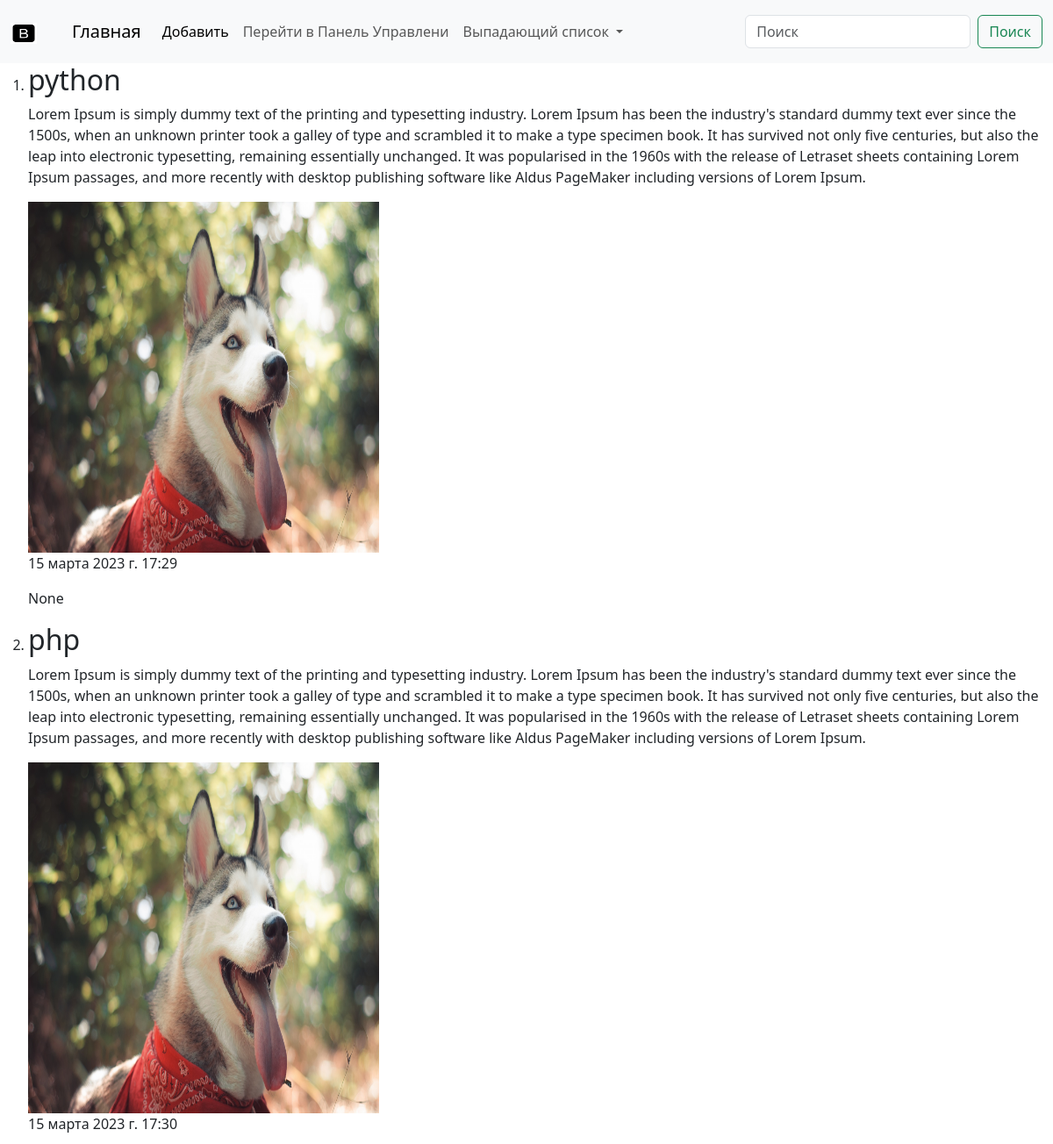
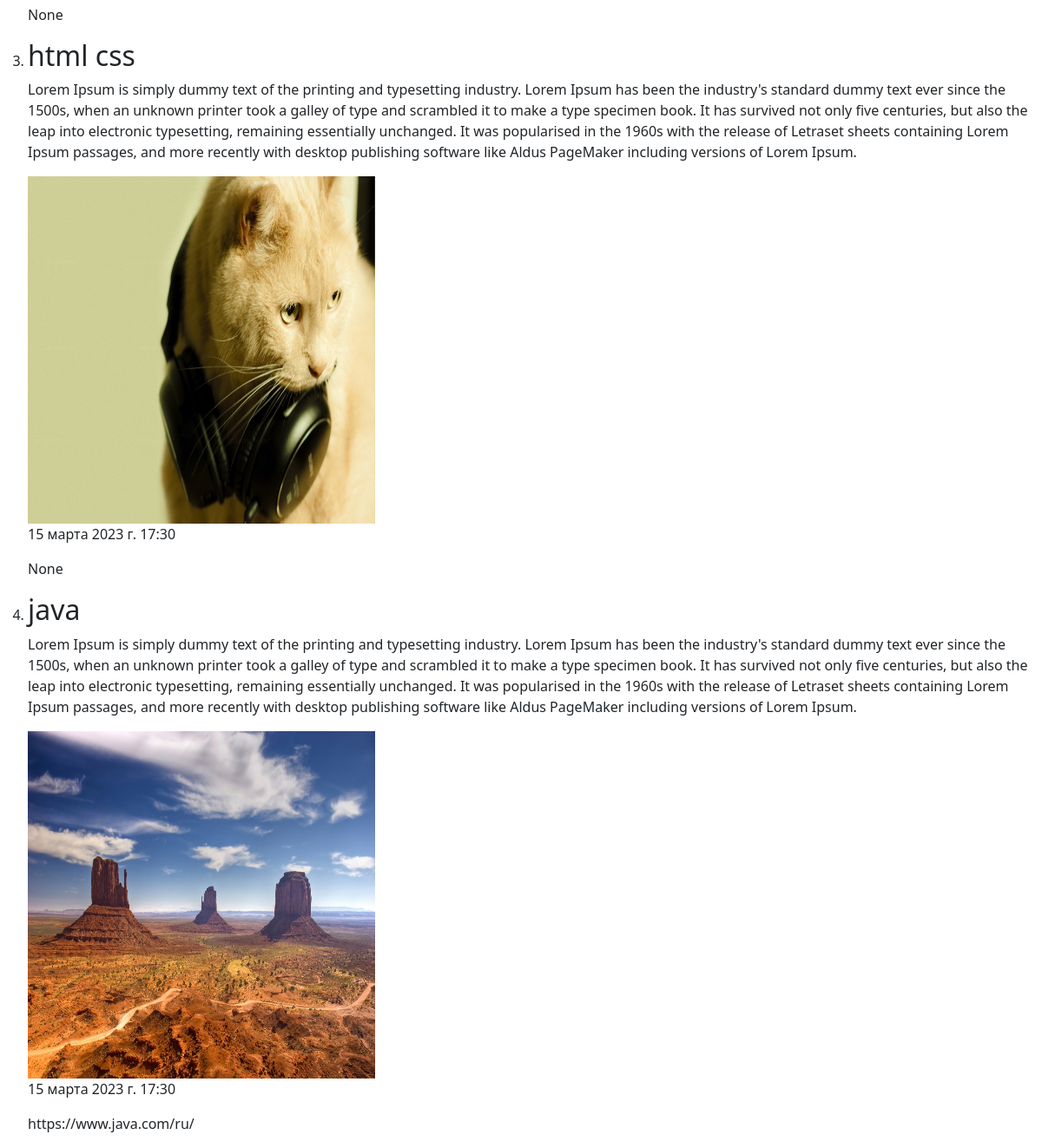
/posts/, run on the app's committed database (2 pictures, top to bottom).
### blog/models.py (models this page shows, shortened)
class Post(models.Model):
    title = models.CharField(max_length=100)
    description = models.TextField()
    image = models.ImageField(upload_to="")
    created_date = models.DateTimeField(auto_now_add=True)
    url_post = models.URLField(null=True)
    author = models.CharField(max_length=100, blank=True)

### blog/views.py (the view)
# urls.py: path("posts/", views.post_view, name="posts"),
def post_view(request):
    post = models.Post.objects.all()
    return render(request, "index.html", {"post_obj": post})

### templates/index.html (shortened to what this page needs)
<!DOCTYPE html>
<html lang="en">
<head>
</head>
<body>
{% include 'header.html' %}
  <div>
  <ol>
    {% for i in post_obj %}
      <li>
        <h2>{{i.title}}</h2>
        <p>{{i.description}}</p>
        <img src="{{i.image.url}}" alt="" width="400" height="400">
        <p>{{i.created_date}}</p>
        <p>{{i.url_post}}</p>
      </li>
    {% endfor %}
  </ol>
</div>
</body>
</html>

### templates/header.html (shortened to what this page needs)
<link href="https://cdn.jsdelivr.net/npm/bootstrap@5.3.0-alpha1/dist/css/bootstrap.min.css" rel="stylesheet">
<nav class="navbar navbar-expand-lg bg-body-tertiary">
    <nav class="navbar bg-body-tertiary">
  <div class="container">
    <a class="navbar-brand" href="#">
      <img alt="Bootstrap" width="30" height="24">
    </a>
  </div>
</nav>
  <div class="container-fluid">
    <a class="navbar-brand" href="#">Главная</a>
    <div class="collapse navbar-collapse" id="navbarSupportedContent">
      <ul class="navbar-nav me-auto mb-2 mb-lg-0">
        <li class="nav-item">
          <a class="nav-link active" aria-current="page" href="/create_phone/">Добавить</a>
        </li>
        <li class="nav-item">
          <a class="nav-link" href="/admin/">Перейти в Панель Управлени</a>
        </li>
        <li class="nav-item dropdown">
          <a class="nav-link dropdown-toggle" href="#" role="button" data-bs-toggle="dropdown" aria-expanded="false">
            Выпадающий список
          </a>
        </li>
      </ul>
      <form action="{% url 'search' %}" method="GET" class="d-flex" role="search">
        <input type="search" type="text" name="q"  class="form-control me-2"  placeholder="Поиск" aria-label="Поиск">
        <button type="submit" class="btn btn-outline-success" >Поиск</button>
      </form>
    </div>
  </div>
</nav>

### data on the page
Post: title "python", description "Lorem Ipsum is simply dummy text of the printing and typesetting industry. Lorem Ipsum has been the industry's standard dummy text ever since the 1500s, when an unknown printer took a galley of type and scrambled it to make a type specimen book. It has survived not only five centuries, but also the leap into electronic typesetting, remaining essentially unchanged. It was popularised in the 1960s with the release of Letraset sheets containing Lorem Ipsum passages, and more recently with desktop publishing software like Aldus PageMaker including versions of Lorem Ipsum.", image (picture), created_date "15 марта 2023 г. 17:29", url_post "None"
Post: title "php", description "Lorem Ipsum is simply dummy text of the printing and typesetting industry. Lorem Ipsum has been the industry's standard dummy text ever since the 1500s, when an unknown printer took a galley of type and scrambled it to make a type specimen book. It has survived not only five centuries, but also the leap into electronic typesetting, remaining essentially unchanged. It was popularised in the 1960s with the release of Letraset sheets containing Lorem Ipsum passages, and more recently with desktop publishing software like Aldus PageMaker including versions of Lorem Ipsum.", image (picture), created_date "15 марта 2023 г. 17:30", url_post "None"
Post: title "html css", description "Lorem Ipsum is simply dummy text of the printing and typesetting industry. Lorem Ipsum has been the industry's standard dummy text ever since the 1500s, when an unknown printer took a galley of type and scrambled it to make a type specimen book. It has survived not only five centuries, but also the leap into electronic typesetting, remaining essentially unchanged. It was popularised in the 1960s with the release of Letraset sheets containing Lorem Ipsum passages, and more recently with desktop publishing software like Aldus PageMaker including versions of Lorem Ipsum.", image (picture), created_date "15 марта 2023 г. 17:30", url_post "None"
Post: title "java", description "Lorem Ipsum is simply dummy text of the printing and typesetting industry. Lorem Ipsum has been the industry's standard dummy text ever since the 1500s, when an unknown printer took a galley of type and scrambled it to make a type specimen book. It has survived not only five centuries, but also the leap into electronic typesetting, remaining essentially unchanged. It was popularised in the 1960s with the release of Letraset sheets containing Lorem Ipsum passages, and more recently with desktop publishing software like Aldus PageMaker including versions of Lorem Ipsum.", image (picture), created_date "15 марта 2023 г. 17:30", url_post "https://www.java.com/ru/"
